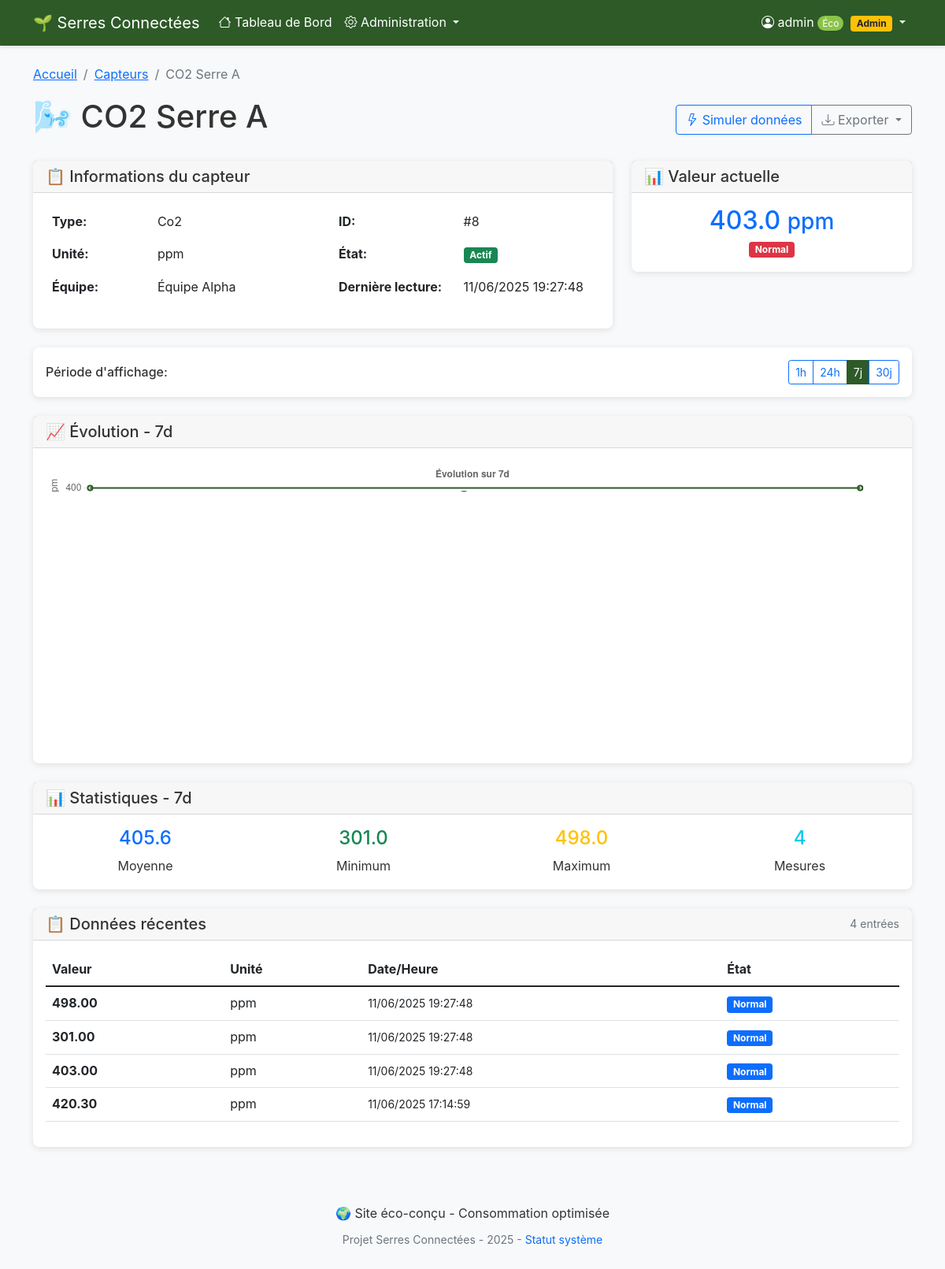
/?controller=sensor&action=details&id=8&period=7d (signed in), run on the app's committed database.
### tables this page shows
CREATE TABLE `capteurs` (
  `id` int(11) NOT NULL,
  `nom` varchar(100) NOT NULL,
  `type` varchar(50) NOT NULL,
  `unite` varchar(10) DEFAULT NULL,
  `team_id` int(11) DEFAULT 1,
  `is_active` tinyint(1) DEFAULT 1,
  `created_at` timestamp NULL DEFAULT current_timestamp()
);

CREATE TABLE `teams` (
  `id` int(11) NOT NULL,
  `name` varchar(100) NOT NULL,
  `greenhouse_sector` varchar(50) NOT NULL
);

CREATE TABLE `mesures` (
  `id` bigint(20) NOT NULL,
  `capteur_id` int(11) NOT NULL,
  `valeur` float NOT NULL,
  `date_heure` timestamp NULL DEFAULT current_timestamp()
);

### views/sensors/details.php (the view, shortened to what the rows shown need)
<div class="row">
    <div class="col-12">
        <nav aria-label="breadcrumb">
            <ol class="breadcrumb">
                <li class="breadcrumb-item"><a href="<?= BASE_URL ?>?controller=home">Accueil</a></li>
                <li class="breadcrumb-item"><a href="<?= BASE_URL ?>?controller=sensor">Capteurs</a></li>
                <li class="breadcrumb-item active"><?= htmlspecialchars($sensor['name']) ?></li>
            </ol>
        </nav>
    </div>
</div>
<div class="row mb-4">
    <div class="col-12">
        <div class="d-flex justify-content-between align-items-center">
            <h1>
                <?php
                $icon = '';
                switch ($sensor['type']) {
                    case 'co2': $icon = '🌬️'; break;
                }
                ?>
                <?= $icon ?> <?= htmlspecialchars($sensor['name']) ?>
            </h1>
            <div class="btn-group">
                <button class="btn btn-outline-primary" onclick="simulateData()">
                </button>
                <div class="btn-group">
                </div>
            </div>
        </div>
    </div>
</div>
<div class="row mb-4">
    <div class="col-md-8">
        <div class="card">
            <div class="card-body">
                <div class="row">
                    <div class="col-md-6">
                        <table class="table table-borderless">
                            <tr>
                                <td><strong>Type:</strong></td>
                                <td><?= ucfirst($sensor['type']) ?></td>
                            </tr>
                            <tr>
                                <td><strong>Unité:</strong></td>
                                <td><?= htmlspecialchars($sensor['unit']) ?></td>
                            </tr>
                            <tr>
                                <td><strong>Équipe:</strong></td>
                                <td><?= htmlspecialchars($sensor['team_name'] ?? 'Non assignée') ?></td>
                            </tr>
                        </table>
                    </div>
                    <div class="col-md-6">
                        <table class="table table-borderless">
                            <tr>
                                <td><strong>ID:</strong></td>
                                <td>#<?= $sensor['id'] ?></td>
                            </tr>
                            <tr>
                                <td><strong>Dernière lecture:</strong></td>
                                <td>
                                    <?php if ($sensor['value'] !== null): ?>
                                        <?= date('d/m/Y H:i:s', strtotime($sensor['last_reading'])) ?>
                                    <?php else: ?>
                                        <span class="text-muted">Aucune donnée</span>
                                    <?php endif; ?>
                                </td>
                            </tr>
                        </table>
                    </div>
                </div>
            </div>
        </div>
    </div>
    <div class="col-md-4">
        <div class="card">
            <div class="card-body text-center">
                <?php if ($sensor['value'] !== null): ?>
                    <?php
                    $valueClass = 'text-primary';
                    $status = 'Normal';
                    ?>
                    <h2 class="<?= $valueClass ?> mb-1">
                        <?= number_format($sensor['value'], 1) ?>
                        <small><?= htmlspecialchars($sensor['unit']) ?></small>
                    </h2>
                    <p class="mb-0">
                        <span class="badge bg-<?= $valueClass === 'text-success' ? 'success' : ($valueClass === 'text-warning' ? 'warning' : 'danger') ?>">
                            <?= $status ?>
                        </span>
                    </p>
                <?php endif; ?>
            </div>
        </div>
    </div>
</div>
<div class="row">
    <div class="col-12">
        <div class="card">
            <div class="card-body">
                <?php if (empty($data)): ?>
                    <div class="text-center py-4">
                        <p class="text-muted">Aucune donnée disponible pour cette période</p>
                        <button class="btn btn-primary" onclick="simulateData()">
                            Générer des données de test
                        </button>
                    </div>
                <?php else: ?>
                    <div class="table-responsive">
                        <table class="table table-hover">
                            <thead>
                                <tr>
                                    <th>Valeur</th>
                                    <th>Unité</th>
                                    <th>Date/Heure</th>
                                    <th>État</th>
                                </tr>
                            </thead>
                            <tbody>
                                <?php foreach (array_slice($data, 0, 20) as $reading): ?>
                                    <tr>
                                        <td>
                                            <strong><?= number_format($reading['value'], 2) ?></strong>
                                        </td>
                                        <td><?= htmlspecialchars($sensor['unit']) ?></td>
                                        <td>
                                            <small><?= date('d/m/Y H:i:s', strtotime($reading['timestamp'])) ?></small>
                                        </td>
                                        <td>
                                            <?php
                                            $badgeClass = 'bg-primary';
                                            ?>
                                            <span class="badge <?= $badgeClass ?>">Normal</span>
                                        </td>
                                    </tr>
                                <?php endforeach; ?>
                            </tbody>
                        </table>
                    </div>
                <?php endif; ?>
            </div>
        </div>
    </div>
</div>

### data on the page
capteurs: nom "CO2 Serre A", type "🌬️", type "Co2", unite "ppm", team.name "Équipe Alpha", id "8", mesures.date_heure "11/06/2025 19:27:48", mesures.valeur "403.0", mesures.valeur "Normal"
mesures: valeur "498.00", capteur.unite "ppm", date_heure "11/06/2025 19:27:48"
mesures: valeur "301.00", capteur.unite "ppm", date_heure "11/06/2025 19:27:48"
mesures: valeur "403.00", capteur.unite "ppm", date_heure "11/06/2025 19:27:48"
mesures: valeur "420.30", capteur.unite "ppm", date_heure "11/06/2025 17:14:59"

### other printed values
$_SESSION['username'] "admin"
$period "7d"
$stats['avg_value'] "405.6"
$stats['min_value'] "301.0"
$stats['max_value'] "498.0"
$stats['total_readings'] "4"
count($data) "4"
